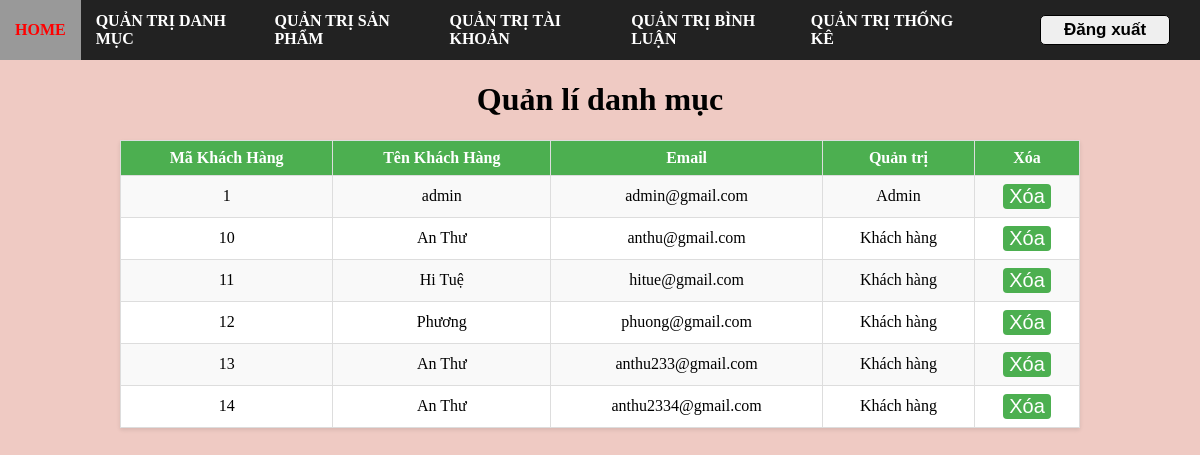
/admin/index.php?action=khachhang (signed in), run on the app's committed database.
### tables this page shows
CREATE TABLE `khachhang` (
  `makh` int NOT NULL,
  `matkhau` varchar(50) NOT NULL,
  `ten` varchar(255) NOT NULL,
  `kichhoat` bit(50) DEFAULT NULL,
  `email` varchar(255) NOT NULL,
  `vaitro` bit(50) DEFAULT NULL COMMENT 'true la nhan vien',
  `role` int NOT NULL DEFAULT '0' COMMENT '0 là khách hàng, 1 là quản trị.'
);

### admin/controller/adminController.php (called while the page is built, shortened)
<?php
    include "./model/adminModel.php";
    class AdminController{
        public $adminModel;
        function __construct()
        {
            $this -> adminModel = new AdminModel();
        }
        function khachhangController(){
            $khachhangs = $this ->adminModel->getAllKhach();
            include "./view/khachhang.php";
        }
    }
?>

### includes/connect.php (called while the page is built)
<?php
    function connectDB(){
        $servername = 'localhost';
        $username = 'root';
        $passwork ='';
        $dbname = 'duanmau';
        try{
            $conn = new PDO("mysql:host=$servername;dbname=$dbname", $username, $passwork);
            $conn->setAttribute(PDO::ATTR_ERRMODE, PDO::ERRMODE_EXCEPTION);
            return $conn;
        }catch(PDOException $e){
            echo "loi: " .$e->getMessage();
        }
    }
?>

### admin/model/adminModel.php (called while the page is built, shortened)
<?php
include "../includes/connect.php";
class AdminModel{
    public $conn;
    function __construct()
    {
        $this -> conn = connectDB();
    }
    function getAllKhach(){
        $sql = "SELECT * FROM khachhang";
        $result = $this->conn->query($sql);
        return $result->fetchAll(PDO::FETCH_ASSOC);
    }
}
?>

### admin/view/khachhang.php (the view, shortened to what this page needs)
<!DOCTYPE html>
<html lang="en">
<head>
</head>
<body>
    <?php include "./view/khung/khung.php" ?>
    <h1>Quản lí danh mục</h1>
    <table border="1px">
        <tr>
            <th>Mã Khách Hàng</th>
            <th>Tên Khách Hàng</th>
            <th>Email</th>
            <th>Quản trị</th>
            <th>Xóa</th>
        </tr>
        <?php
            foreach($khachhangs as $khachhang){
        ?>
            <div class="sanpham">
                <tr>
                    <td><?php echo $khachhang['makh'] ?></td>
                    <td><?php echo $khachhang['ten'] ?></td>
                    <td><?php echo $khachhang['email'] ?></td>
                    <td><?php echo $khachhang['role'] ? 'Admin' : 'Khách hàng' ?></td>
                    <td><a onclick="return confirm('Bạn có muốn xóa sản phẩm không')" href="?action=deleteKhachhang&makh=<?php echo $khachhang['makh'] ?>"><button class="btn">Xóa</button></a></td>
                </tr>
            </div>
        <?php
            }
        ?>
    </table>
</body>
</html>

### admin/view/khachhang.php (style rules this page uses)
h1 { text-align: center; }
table { border-collapse: collapse; margin: 20px auto; text-align: center; width: 80%; background-color: #fff; box-shadow: 0 2px 4px rgba(0, 0, 0, 0.1); }
th, td { border: 1px solid #ddd; padding: 8px; text-align: center; }
th { background-color: #4CAF50; color: white; }
tr:nth-child(even) { background-color: #f9f9f9; }
a { text-decoration: none; color: blue; font-weight: bold; }
.btn { background-color: #4CAF50; color: white; border: none; border-radius: 4px; cursor: pointer; font-size: 20px; }

### admin/view/khung/khung.php (style rules this page uses)
body { margin: 0; padding: 0; background-color: #efcac3; }

### data on the page
khachhang: makh "1", ten "admin", email "admin@gmail.com", role "Admin"
khachhang: makh "10", ten "An Thư", email "anthu@gmail.com", role "Khách hàng"
khachhang: makh "11", ten "Hi Tuệ", email "hitue@gmail.com", role "Khách hàng"
khachhang: makh "12", ten "Phương", email "phuong@gmail.com", role "Khách hàng"
khachhang: makh "13", ten "An Thư", email "anthu233@gmail.com", role "Khách hàng"
khachhang: makh "14", ten "An Thư", email "anthu2334@gmail.com", role "Khách hàng"
